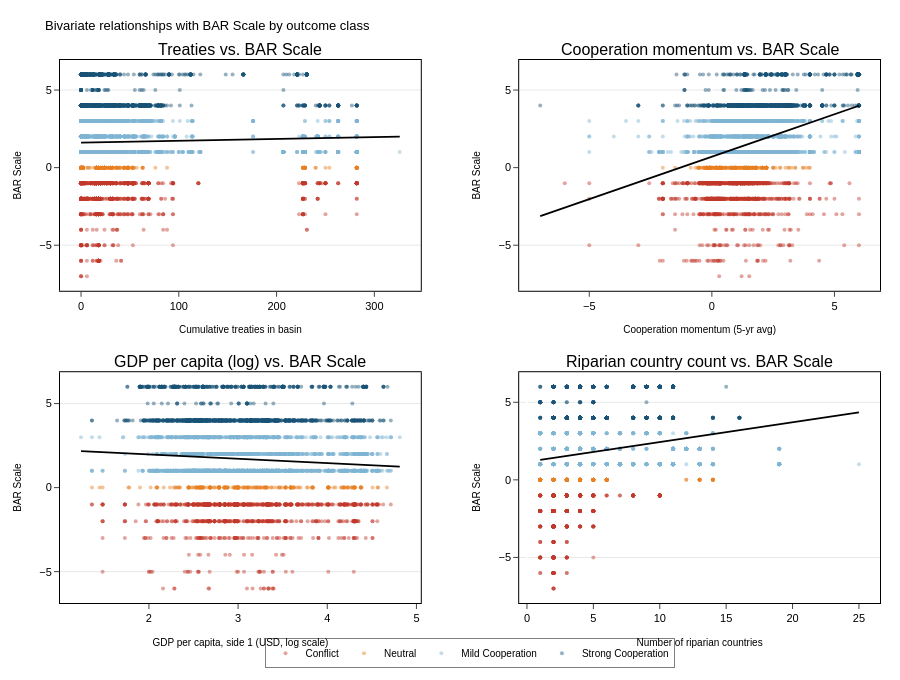

Notebook source saved alongside this figure:
### Markdown cell above
## Cell 9 — Bivariate relationships with BAR_Scale

### Code cell
biv_subset = df[[
    'treaties_before_event', 'cooperation_momentum',
    'NY.GDP.PCAP.CD_wdi1', 'NUMBER_OF_Countries',
    'BAR_Scale', 'target',
]].dropna(subset=['BAR_Scale'])

subplot_specs = [
    {
        'x_col': 'treaties_before_event',
        'x_label': 'Cumulative treaties in basin',
        'log_x': False,
        'title': 'Treaties vs. BAR Scale',
    },
    {
        'x_col': 'cooperation_momentum',
        'x_label': 'Cooperation momentum (5-yr avg)',
        'log_x': False,
        'title': 'Cooperation momentum vs. BAR Scale',
    },
    {
        'x_col': 'NY.GDP.PCAP.CD_wdi1',
        'x_label': 'GDP per capita, side 1 (USD, log scale)',
        'log_x': True,
        'title': 'GDP per capita (log) vs. BAR Scale',
    },
    {
        'x_col': 'NUMBER_OF_Countries',
        'x_label': 'Number of riparian countries',
        'log_x': False,
        'title': 'Riparian country count vs. BAR Scale',
    },
]

fig_biv = make_subplots(
    rows=2, cols=2,
    horizontal_spacing=0.12,
    vertical_spacing=0.15,
    subplot_titles=[sp['title'] for sp in subplot_specs],
)

positions = [(1,1),(1,2),(2,1),(2,2)]

for (row, col), sp in zip(positions, subplot_specs):
    sub = biv_subset[[sp['x_col'], 'BAR_Scale', 'target']].dropna()
    x_vals = sub[sp['x_col']]
    if sp['log_x']:
        x_plot = np.log10(x_vals.clip(lower=1))
    else:
        x_plot = x_vals

    # Scatter by class
    for cls in [0, 1, 2, 3]:
        mask = sub['target'] == cls
        fig_biv.add_trace(
            go.Scatter(
                x=x_plot[mask],
                y=sub.loc[mask, 'BAR_Scale'],
                mode='markers',
                marker=dict(
                    color=CLASS_COLORS[cls],
                    size=4, opacity=0.45,
                    line=dict(width=0),
                ),
                name=CLASS_LABELS[cls],
                legendgroup=str(cls),
                showlegend=(row == 1 and col == 1),
                hovertemplate=(
                    f"{sp['x_label']}: %{{x:.2f}}<br>"
                    f"BAR Scale: %{{y}}<extra>{CLASS_LABELS[cls]}</extra>"
                ),
            ),
            row=row, col=col,
        )

    # OLS trend line
    x_arr = x_plot.values
    y_arr = sub['BAR_Scale'].values
    finite = np.isfinite(x_arr) & np.isfinite(y_arr)
    if finite.sum() > 10:
        p = np.polyfit(x_arr[finite], y_arr[finite], 1)
        x_line = np.linspace(x_arr[finite].min(), x_arr[finite].max(), 200)
        y_line = np.polyval(p, x_line)
        fig_biv.add_trace(
            go.Scatter(
                x=x_line, y=y_line,
                mode='lines',
                line=dict(color='black', width=1.8, dash='solid'),
                showlegend=False,
                hoverinfo='skip',
            ),
            row=row, col=col,
        )

    # Per-panel axis labels
    axis_idx = '' if (row == 1 and col == 1) else str((row-1)*2 + col)
    x_key = f'xaxis{axis_idx}' if axis_idx != '1' else 'xaxis'
    y_key = f'yaxis{axis_idx}' if axis_idx != '1' else 'yaxis'
    fig_biv.update_layout(**{
        x_key: dict(title=sp['x_label'], title_font=dict(size=10)),
        y_key: dict(title='BAR Scale', title_font=dict(size=10)),
    })

fig_biv.update_layout(
    font=dict(family='Arial', size=11, color='black'),
    plot_bgcolor='white', paper_bgcolor='white',
    width=900, height=680,
    margin=dict(l=60, r=20, t=60, b=60),
    title=dict(
        text='Bivariate relationships with BAR Scale by outcome class',
        font=dict(size=13),
    ),
    legend=dict(
        orientation='h', yanchor='bottom', y=-0.12,
        xanchor='center', x=0.5, font=dict(size=10),
        bgcolor='white', bordercolor='black', borderwidth=0.5,
    ),
)
for axis in fig_biv.layout:
    if axis.startswith('xaxis'):
        fig_biv.layout[axis].update(
            showgrid=False, linecolor='black', linewidth=1,
            mirror=True, ticks='outside',
        )
    elif axis.startswith('yaxis'):
        fig_biv.layout[axis].update(
            showgrid=True, gridcolor='#e8e8e8', linecolor='black',
            linewidth=1, mirror=True, ticks='outside',
        )

fig_biv.show()
# Note: bivariate panel not in the fig01 save list — saved for supplementary
html_path = FIG_DIR / 'fig01_bivariate_relationships.html'
png_path  = FIG_DIR / 'fig01_bivariate_relationships.png'
fig_biv.write_html(str(html_path))
fig_biv.write_image(str(png_path), scale=2)
print(f'  Saved: {html_path.name}  |  {png_path.name}')

### Figure 1 — Plotly figure (JSON) as saved in the notebook; plotly's stock layout.template omitted (floating-point values rounded to 4 significant figures; data arrays with more than 128 entries replaced by an {"elided": "..."} marker saying what was removed)
{"data": [{"hovertemplate": "Cumulative treaties in basin: %{x:.2f}<br>BAR Scale: %{y}<extra>Conflict</extra>", "legendgroup": "0", "marker": {"color": "#c0392b", "line": {"width": 0}, "opacity": 0.45, "size": 4}, "mode": "markers", "name": "Conflict", "showlegend": true, "type": "scatter", "x": {"elided": "1301 int values"}, "xaxis": "x", "y": {"elided": "1301 float values"}, "yaxis": "y"}, {"hovertemplate": "Cumulative treaties in basin: %{x:.2f}<br>BAR Scale: %{y}<extra>Neutral</extra>", "legendgroup": "1", "marker": {"color": "#e67e22", "line": {"width": 0}, "opacity": 0.45, "size": 4}, "mode": "markers", "name": "Neutral", "showlegend": true, "type": "scatter", "x": {"elided": "273 int values"}, "xaxis": "x", "y": {"elided": "273 float values"}, "yaxis": "y"}, {"hovertemplate": "Cumulative treaties in basin: %{x:.2f}<br>BAR Scale: %{y}<extra>Mild Cooperation</extra>", "legendgroup": "2", "marker": {"color": "#7fb3d3", "line": {"width": 0}, "opacity": 0.45, "size": 4}, "mode": "markers", "name": "Mild Cooperation", "showlegend": true, "type": "scatter", "x": {"elided": "3534 int values"}, "xaxis": "x", "y": {"elided": "3534 float values"}, "yaxis": "y"}, {"hovertemplate": "Cumulative treaties in basin: %{x:.2f}<br>BAR Scale: %{y}<extra>Strong Cooperation</extra>", "legendgroup": "3", "marker": {"color": "#1a5276", "line": {"width": 0}, "opacity": 0.45, "size": 4}, "mode": "markers", "name": "Strong Cooperation", "showlegend": true, "type": "scatter", "x": {"elided": "1697 int values"}, "xaxis": "x", "y": {"elided": "1697 float values"}, "yaxis": "y"}, {"hoverinfo": "skip", "line": {"color": "black", "dash": "solid", "width": 1.8}, "mode": "lines", "showlegend": false, "type": "scatter", "x": {"elided": "200 float values"}, "xaxis": "x", "y": {"elided": "200 float values"}, "yaxis": "y"}, {"hovertemplate": "Cooperation momentum (5-yr avg): %{x:.2f}<br>BAR Scale: %{y}<extra>Conflict</extra>", "legendgroup": "0", "marker": {"color": "#c0392b", "line": {"width": 0}, "opacity": 0.45, "size": 4}, "mode": "markers", "name": "Conflict", "showlegend": false, "type": "scatter", "x": {"elided": "1247 float values"}, "xaxis": "x2", "y": {"elided": "1247 float values"}, "yaxis": "y2"}, {"hovertemplate": "Cooperation momentum (5-yr avg): %{x:.2f}<br>BAR Scale: %{y}<extra>Neutral</extra>", "legendgroup": "1", "marker": {"color": "#e67e22", "line": {"width": 0}, "opacity": 0.45, "size": 4}, "mode": "markers", "name": "Neutral", "showlegend": false, "type": "scatter", "x": {"elided": "265 float values"}, "xaxis": "x2", "y": {"elided": "265 float values"}, "yaxis": "y2"}, {"hovertemplate": "Cooperation momentum (5-yr avg): %{x:.2f}<br>BAR Scale: %{y}<extra>Mild Cooperation</extra>", "legendgroup": "2", "marker": {"color": "#7fb3d3", "line": {"width": 0}, "opacity": 0.45, "size": 4}, "mode": "markers", "name": "Mild Cooperation", "showlegend": false, "type": "scatter", "x": {"elided": "3332 float values"}, "xaxis": "x2", "y": {"elided": "3332 float values"}, "yaxis": "y2"}, {"hovertemplate": "Cooperation momentum (5-yr avg): %{x:.2f}<br>BAR Scale: %{y}<extra>Strong Cooperation</extra>", "legendgroup": "3", "marker": {"color": "#1a5276", "line": {"width": 0}, "opacity": 0.45, "size": 4}, "mode": "markers", "name": "Strong Cooperation", "showlegend": false, "type": "scatter", "x": {"elided": "1420 float values"}, "xaxis": "x2", "y": {"elided": "1420 float values"}, "yaxis": "y2"}, {"hoverinfo": "skip", "line": {"color": "black", "dash": "solid", "width": 1.8}, "mode": "lines", "showlegend": false, "type": "scatter", "x": {"elided": "200 float values"}, "xaxis": "x2", "y": {"elided": "200 float values"}, "yaxis": "y2"}, {"hovertemplate": "GDP per capita, side 1 (USD, log scale): %{x:.2f}<br>BAR Scale: %{y}<extra>Conflict</extra>", "legendgroup": "0", "marker": {"color": "#c0392b", "line": {"width": 0}, "opacity": 0.45, "size": 4}, "mode": "markers", "name": "Conflict", "showlegend": false, "type": "scatter", "x": {"elided": "1059 float values"}, "xaxis": "x3", "y": {"elided": "1059 float values"}, "yaxis": "y3"}, {"hovertemplate": "GDP per capita, side 1 (USD, log scale): %{x:.2f}<br>BAR Scale: %{y}<extra>Neutral</extra>", "legendgroup": "1", "marker": {"color": "#e67e22", "line": {"width": 0}, "opacity": 0.45, "size": 4}, "mode": "markers", "name": "Neutral", "showlegend": false, "type": "scatter", "x": {"elided": "229 float values"}, "xaxis": "x3", "y": {"elided": "229 float values"}, "yaxis": "y3"}, {"hovertemplate": "GDP per capita, side 1 (USD, log scale): %{x:.2f}<br>BAR Scale: %{y}<extra>Mild Cooperation</extra>", "legendgroup": "2", "marker": {"color": "#7fb3d3", "line": {"width": 0}, "opacity": 0.45, "size": 4}, "mode": "markers", "name": "Mild Cooperation", "showlegend": false, "type": "scatter", "x": {"elided": "2970 float values"}, "xaxis": "x3", "y": {"elided": "2970 float values"}, "yaxis": "y3"}, {"hovertemplate": "GDP per capita, side 1 (USD, log scale): %{x:.2f}<br>BAR Scale: %{y}<extra>Strong Cooperation</extra>", "legendgroup": "3", "marker": {"color": "#1a5276", "line": {"width": 0}, "opacity": 0.45, "size": 4}, "mode": "markers", "name": "Strong Cooperation", "showlegend": false, "type": "scatter", "x": {"elided": "1382 float values"}, "xaxis": "x3", "y": {"elided": "1382 float values"}, "yaxis": "y3"}, {"hoverinfo": "skip", "line": {"color": "black", "dash": "solid", "width": 1.8}, "mode": "lines", "showlegend": false, "type": "scatter", "x": {"elided": "200 float values"}, "xaxis": "x3", "y": {"elided": "200 float values"}, "yaxis": "y3"}, {"hovertemplate": "Number of riparian countries: %{x:.2f}<br>BAR Scale: %{y}<extra>Conflict</extra>", "legendgroup": "0", "marker": {"color": "#c0392b", "line": {"width": 0}, "opacity": 0.45, "size": 4}, "mode": "markers", "name": "Conflict", "showlegend": false, "type": "scatter", "x": {"elided": "1212 float values"}, "xaxis": "x4", "y": {"elided": "1212 float values"}, "yaxis": "y4"}, {"hovertemplate": "Number of riparian countries: %{x:.2f}<br>BAR Scale: %{y}<extra>Neutral</extra>", "legendgroup": "1", "marker": {"color": "#e67e22", "line": {"width": 0}, "opacity": 0.45, "size": 4}, "mode": "markers", "name": "Neutral", "showlegend": false, "type": "scatter", "x": {"elided": "255 float values"}, "xaxis": "x4", "y": {"elided": "255 float values"}, "yaxis": "y4"}, {"hovertemplate": "Number of riparian countries: %{x:.2f}<br>BAR Scale: %{y}<extra>Mild Cooperation</extra>", "legendgroup": "2", "marker": {"color": "#7fb3d3", "line": {"width": 0}, "opacity": 0.45, "size": 4}, "mode": "markers", "name": "Mild Cooperation", "showlegend": false, "type": "scatter", "x": {"elided": "3270 float values"}, "xaxis": "x4", "y": {"elided": "3270 float values"}, "yaxis": "y4"}, {"hovertemplate": "Number of riparian countries: %{x:.2f}<br>BAR Scale: %{y}<extra>Strong Cooperation</extra>", "legendgroup": "3", "marker": {"color": "#1a5276", "line": {"width": 0}, "opacity": 0.45, "size": 4}, "mode": "markers", "name": "Strong Cooperation", "showlegend": false, "type": "scatter", "x": {"elided": "1640 float values"}, "xaxis": "x4", "y": {"elided": "1640 float values"}, "yaxis": "y4"}, {"hoverinfo": "skip", "line": {"color": "black", "dash": "solid", "width": 1.8}, "mode": "lines", "showlegend": false, "type": "scatter", "x": {"elided": "200 float values"}, "xaxis": "x4", "y": {"elided": "200 float values"}, "yaxis": "y4"}], "layout": {"annotations": [{"font": {"size": 16}, "showarrow": false, "text": "Treaties vs. BAR Scale", "x": 0.22, "xanchor": "center", "xref": "paper", "y": 1.0, "yanchor": "bottom", "yref": "paper"}, {"font": {"size": 16}, "showarrow": false, "text": "Cooperation momentum vs. BAR Scale", "x": 0.78, "xanchor": "center", "xref": "paper", "y": 1.0, "yanchor": "bottom", "yref": "paper"}, {"font": {"size": 16}, "showarrow": false, "text": "GDP per capita (log) vs. BAR Scale", "x": 0.22, "xanchor": "center", "xref": "paper", "y": 0.425, "yanchor": "bottom", "yref": "paper"}, {"font": {"size": 16}, "showarrow": false, "text": "Riparian country count vs. BAR Scale", "x": 0.78, "xanchor": "center", "xref": "paper", "y": 0.425, "yanchor": "bottom", "yref": "paper"}], "font": {"color": "black", "family": "Arial", "size": 11}, "height": 680, "legend": {"bgcolor": "white", "bordercolor": "black", "borderwidth": 0.5, "font": {"size": 10}, "orientation": "h", "x": 0.5, "xanchor": "center", "y": -0.12, "yanchor": "bottom"}, "margin": {"b": 60, "l": 60, "r": 20, "t": 60}, "paper_bgcolor": "white", "plot_bgcolor": "white", "title": {"font": {"size": 13}, "text": "Bivariate relationships with BAR Scale by outcome class"}, "width": 900, "xaxis": {"anchor": "y", "domain": [0.0, 0.44], "linecolor": "black", "linewidth": 1, "mirror": true, "showgrid": false, "ticks": "outside", "title": {"font": {"size": 10}, "text": "Cumulative treaties in basin"}}, "xaxis2": {"anchor": "y2", "domain": [0.56, 1.0], "linecolor": "black", "linewidth": 1, "mirror": true, "showgrid": false, "ticks": "outside", "title": {"font": {"size": 10}, "text": "Cooperation momentum (5-yr avg)"}}, "xaxis3": {"anchor": "y3", "domain": [0.0, 0.44], "linecolor": "black", "linewidth": 1, "mirror": true, "showgrid": false, "ticks": "outside", "title": {"font": {"size": 10}, "text": "GDP per capita, side 1 (USD, log scale)"}}, "xaxis4": {"anchor": "y4", "domain": [0.56, 1.0], "linecolor": "black", "linewidth": 1, "mirror": true, "showgrid": false, "ticks": "outside", "title": {"font": {"size": 10}, "text": "Number of riparian countries"}}, "yaxis": {"anchor": "x", "domain": [0.575, 1.0], "gridcolor": "#e8e8e8", "linecolor": "black", "linewidth": 1, "mirror": true, "showgrid": true, "ticks": "outside", "title": {"font": {"size": 10}, "text": "BAR Scale"}}, "yaxis2": {"anchor": "x2", "domain": [0.575, 1.0], "gridcolor": "#e8e8e8", "linecolor": "black", "linewidth": 1, "mirror": true, "showgrid": true, "ticks": "outside", "title": {"font": {"size": 10}, "text": "BAR Scale"}}, "yaxis3": {"anchor": "x3", "domain": [0.0, 0.425], "gridcolor": "#e8e8e8", "linecolor": "black", "linewidth": 1, "mirror": true, "showgrid": true, "ticks": "outside", "title": {"font": {"size": 10}, "text": "BAR Scale"}}, "yaxis4": {"anchor": "x4", "domain": [0.0, 0.425], "gridcolor": "#e8e8e8", "linecolor": "black", "linewidth": 1, "mirror": true, "showgrid": true, "ticks": "outside", "title": {"font": {"size": 10}, "text": "BAR Scale"}}}}
